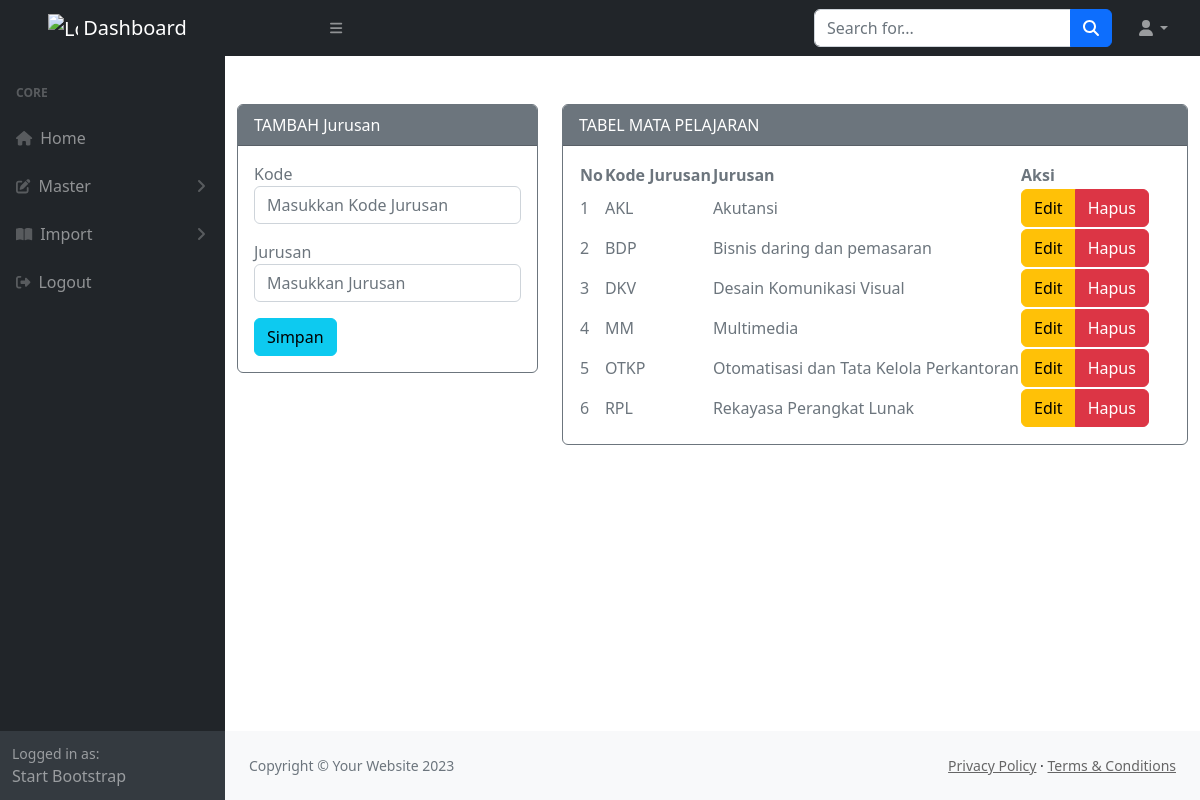
The app's page /admin/media.php?module=jurusan (signed in), older data.
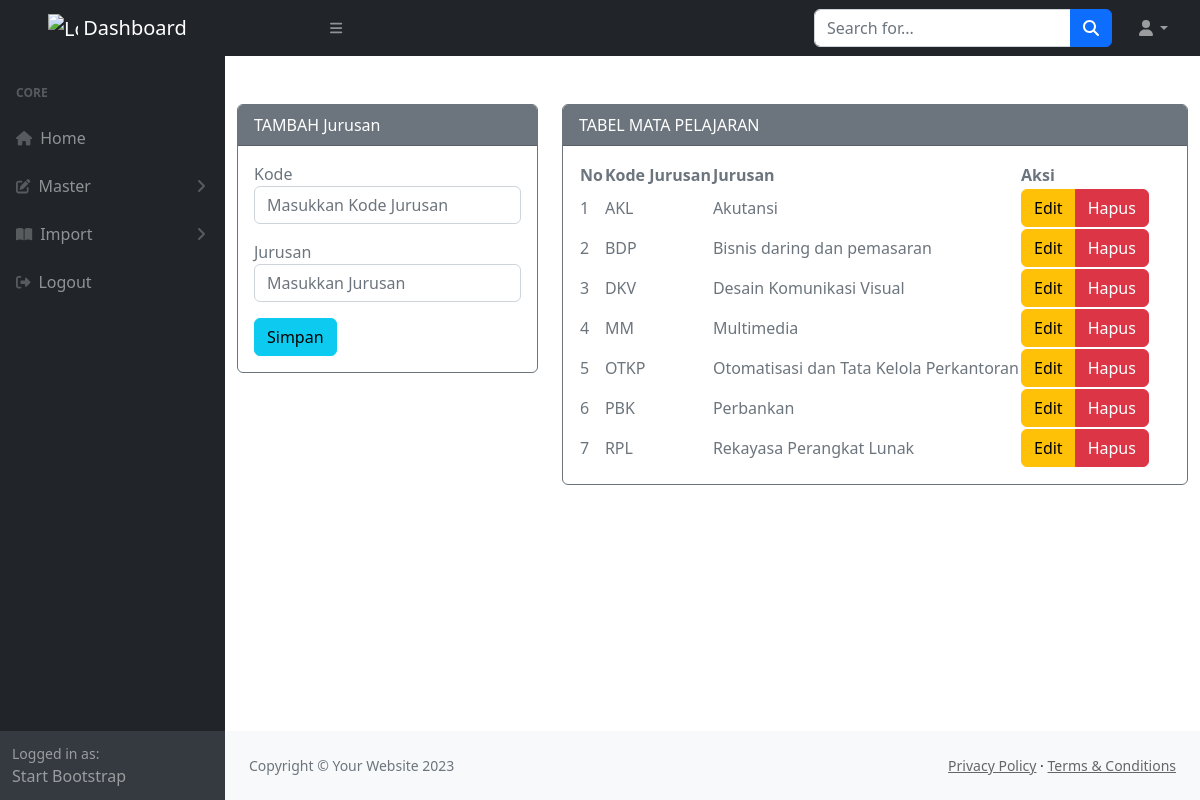
The same page, newer data.
### tables this page shows
CREATE TABLE `jurusan` (
  `kd_jurusan` varchar(10) NOT NULL,
  `nama_jurusan` varchar(100) NOT NULL
);

### admin/modul/mod_jurusan/jurusan_v.php (the view, shortened to what this page needs)
<?php
include "../koneksi/koneksi.php";
if (empty($_SESSION['username']) and empty($_SESSION['passuser']) and $_SESSION['login'] == 0) {
    echo "<script>alert('Kembalilah Kejalan yg benar!!!'); window.location = '../../index.php';</script>";
} else {
?>
    <?php
    $update = (isset($_GET['action']) and $_GET['action'] == 'update') ? true : false;
    ?>
    <div class="container mt-5">
        <div class="content-wrapper">
            <div class="row">
                <div class="col-md-4 col-sm-4 col-xs-12">
                    <div class="card border-secondary mb-3">
                        <div class="card-header text-bg-<?= ($update) ? "success" : "secondary" ?>">
                            <?= ($update) ? "EDIT" : "TAMBAH" ?> Jurusan
                        </div>
                        <div class="card-body text-secondary">
                            <form action="<?= $_SERVER['REQUEST_URI'] ?>" method="POST" role="form">
                                <div class="form-group mb-3">
                                    <label>Kode </label>
                                    <input class="form-control" placeholder="Masukkan Kode Jurusan" name="kd" type="text" <?= (!$update) ?: 'value="' . $row["kd_jurusan"] . '"' ?> />
                                </div>
                                <div class="form-group mb-3">
                                    <label>Jurusan </label>
                                    <input class="form-control" placeholder="Masukkan Jurusan" name="nama" type="text" <?= (!$update) ?: 'value="' . $row["nama_jurusan"] . '"' ?> />
                                </div>
                                <button type="submit" class="btn btn-<?= ($update) ? "warning" : "info" ?> btn-block">Simpan</button>
                            </form>
                        </div>
                    </div>
                </div>
                <div class="col-md-8 col-sm-8 col-xs-12">
                    <div class="card border-secondary mb-3">
                        <div class="card-header text-bg-secondary">
                            TABEL MATA PELAJARAN
                        </div>
                        <div class="card-body text-secondary">
                            <table id="datatablesSimple">
                                <thead>
                                    <tr>
                                        <th>No</th>
                                        <th>Kode Jurusan</th>
                                        <th>Jurusan</th>
                                        <th>Aksi</th>
                                    </tr>
                                </thead>
                                <tbody>
                                    <?php $no = 1; ?>
                                    <?php if ($query = $connect->query("SELECT * FROM jurusan")) : ?>
                                        <?php while ($row = $query->fetch_assoc()) : ?>
                                            <tr>
                                                <td><?= $no++ ?></td>
                                                <td><?= $row['kd_jurusan'] ?></td>
                                                <td><?= $row['nama_jurusan'] ?></td>
                                                <td class="hidden-print">
                                                    <div class="btn-group">
                                                        <a href="?module=jurusan&action=update&key=<?= $row['kd_jurusan'] ?>" class="btn btn-warning btn-xs">Edit</a>
                                                        <a href="?module=jurusan&action=delete&key=<?= $row['kd_jurusan'] ?>" class="btn btn-danger btn-xs">Hapus</a>
                                                    </div>
                                                </td>
                                            </tr>
                                        <?php endwhile ?>
                                    <?php endif ?>
                                </tbody>
                            </table>
                        </div>
                    </div>
                </div>
            </div>
        </div>
    </div>
<?php } ?>

Row changes from the older to the newer data that the page shows:
added jurusan: kd_jurusan "PBK", nama_jurusan "Perbankan"
